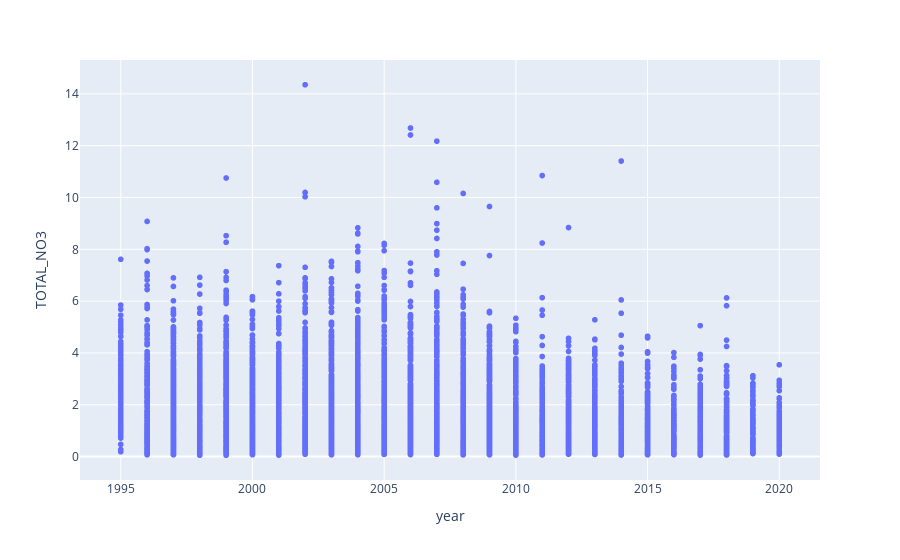

The cell this chart's notebook holds for it:
### Code cell
fig = px.scatter(df, x="year", y="TOTAL_NO3", hover_data=['TOTAL_NO3'])
fig.show()

### Figure 1 — Plotly figure (JSON) as saved in the notebook; plotly's stock layout.template omitted (floating-point values rounded to 4 significant figures; data arrays with more than 128 entries replaced by an {"elided": "..."} marker saying what was removed)
{"data": [{"customdata": {"elided": "6159x1 float values"}, "hovertemplate": "year=%{x}<br>TOTAL_NO3=%{customdata[0]}<extra></extra>", "legendgroup": "", "marker": {"color": "#636efa", "symbol": "circle"}, "mode": "markers", "name": "", "showlegend": false, "type": "scattergl", "x": {"elided": "6159 int values"}, "xaxis": "x", "y": {"elided": "6159 float values"}, "yaxis": "y"}], "layout": {"legend": {"tracegroupgap": 0}, "margin": {"t": 60}, "xaxis": {"anchor": "y", "domain": [0, 1], "title": {"text": "year"}}, "yaxis": {"anchor": "x", "domain": [0, 1], "title": {"text": "TOTAL_NO3"}}}}
